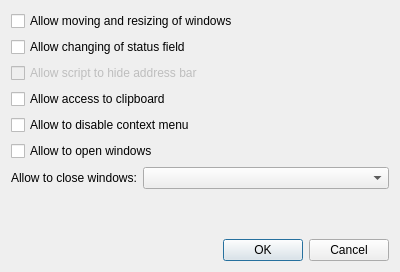
<?xml version="1.0" encoding="UTF-8"?>
<ui version="4.0">
 <class>Otter::JavaScriptPreferencesDialog</class>
 <widget class="QDialog" name="Otter::JavaScriptPreferencesDialog">
  <property name="geometry">
   <rect>
    <x>0</x>
    <y>0</y>
    <width>400</width>
    <height>272</height>
   </rect>
  </property>
  <property name="windowTitle">
   <string>JavaScript Options</string>
  </property>
  <layout class="QVBoxLayout" name="verticalLayout">
   <item>
    <widget class="QCheckBox" name="canChangeWndowGeometryCheckBox">
     <property name="sizePolicy">
      <sizepolicy hsizetype="Minimum" vsizetype="Fixed">
       <horstretch>0</horstretch>
       <verstretch>0</verstretch>
      </sizepolicy>
     </property>
     <property name="text">
      <string>Allow moving and resizing of windows</string>
     </property>
    </widget>
   </item>
   <item>
    <widget class="QCheckBox" name="canShowStatusMessagesCheckBox">
     <property name="sizePolicy">
      <sizepolicy hsizetype="Minimum" vsizetype="Fixed">
       <horstretch>0</horstretch>
       <verstretch>0</verstretch>
      </sizepolicy>
     </property>
     <property name="text">
      <string>Allow changing of status field</string>
     </property>
    </widget>
   </item>
   <item>
    <widget class="QCheckBox" name="canHideAddressBarCheckBox">
     <property name="enabled">
      <bool>false</bool>
     </property>
     <property name="text">
      <string>Allow script to hide address bar</string>
     </property>
    </widget>
   </item>
   <item>
    <widget class="QCheckBox" name="canAccessClipboardCheckBox">
     <property name="text">
      <string>Allow access to clipboard</string>
     </property>
    </widget>
   </item>
   <item>
    <widget class="QCheckBox" name="canDisableContextMenuCheckBox">
     <property name="text">
      <string>Allow to disable context menu</string>
     </property>
    </widget>
   </item>
   <item>
    <widget class="QCheckBox" name="canOpenWindowsCheckBox">
     <property name="text">
      <string>Allow to open windows</string>
     </property>
    </widget>
   </item>
   <item>
    <layout class="QFormLayout" name="formLayout">
     <item row="0" column="0">
      <widget class="QLabel" name="canCloseWindowsLabel">
       <property name="text">
        <string>Allow to close windows:</string>
       </property>
       <property name="buddy">
        <cstring>canCloseWindowsComboBox</cstring>
       </property>
      </widget>
     </item>
     <item row="0" column="1">
      <widget class="QComboBox" name="canCloseWindowsComboBox"/>
     </item>
    </layout>
   </item>
   <item>
    <spacer name="verticalSpacer">
     <property name="orientation">
      <enum>Qt::Vertical</enum>
     </property>
     <property name="sizeHint" stdset="0">
      <size>
       <width>0</width>
       <height>0</height>
      </size>
     </property>
    </spacer>
   </item>
   <item>
    <widget class="QDialogButtonBox" name="buttonBox">
     <property name="sizePolicy">
      <sizepolicy hsizetype="Expanding" vsizetype="Fixed">
       <horstretch>0</horstretch>
       <verstretch>0</verstretch>
      </sizepolicy>
     </property>
     <property name="orientation">
      <enum>Qt::Horizontal</enum>
     </property>
     <property name="standardButtons">
      <set>QDialogButtonBox::Cancel|QDialogButtonBox::Ok</set>
     </property>
    </widget>
   </item>
  </layout>
 </widget>
 <resources/>
 <connections>
  <connection>
   <sender>buttonBox</sender>
   <signal>accepted()</signal>
   <receiver>Otter::JavaScriptPreferencesDialog</receiver>
   <slot>accept()</slot>
   <hints>
    <hint type="sourcelabel">
     <x>248</x>
     <y>254</y>
    </hint>
    <hint type="destinationlabel">
     <x>157</x>
     <y>274</y>
    </hint>
   </hints>
  </connection>
  <connection>
   <sender>buttonBox</sender>
   <signal>rejected()</signal>
   <receiver>Otter::JavaScriptPreferencesDialog</receiver>
   <slot>reject()</slot>
   <hints>
    <hint type="sourcelabel">
     <x>316</x>
     <y>260</y>
    </hint>
    <hint type="destinationlabel">
     <x>286</x>
     <y>274</y>
    </hint>
   </hints>
  </connection>
 </connections>
</ui>
